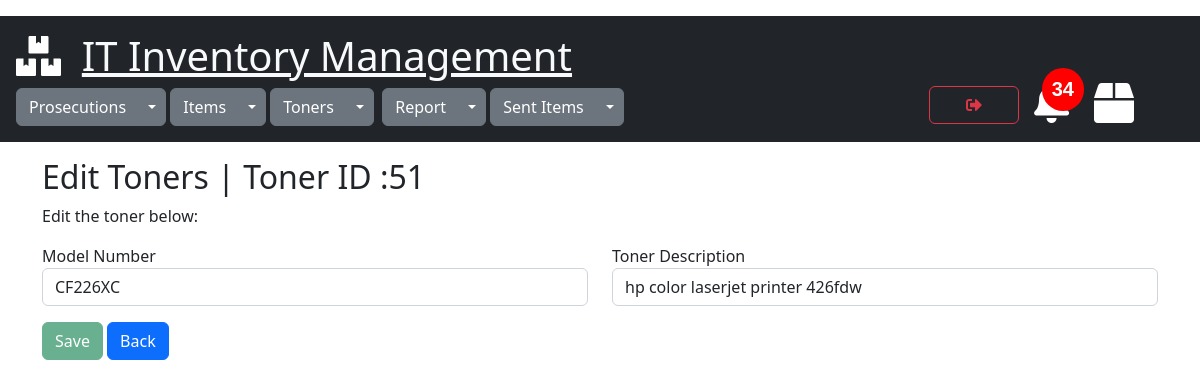
The page /toners/edit_toners_form/51 (signed in) on the database its author committed.
### toners/models.py (models this page shows)
class Toners(models.Model):
    toner_model = models.CharField(max_length=100,null=True)
    toner_printer = models.ForeignKey(Items,on_delete=models.CASCADE)
    total_qty = models.PositiveIntegerField(default=0,null=True)
    remaining_qty = models.PositiveIntegerField(default=0,null=True)
    created=models.DateTimeField(default=timezone.now)
    objects = models.Manager()

### items/models.py (models this page shows)
class Items(models.Model):
    model_no = models.CharField(max_length=300, null=True)
    description = models.CharField(max_length=500, null=True)
    total_qty = models.PositiveIntegerField(default=0, null=True)
    remaining_qty = models.PositiveIntegerField(default=0, null=True)
    created = models.DateTimeField(default=timezone.now)

### toners/views.py (the view)
# urls.py: path('edit_toners_form/<int:id>', views.edit_toners_form, name='edit_toners_form'),
@cache_control(no_cache=True, must_revalidate=True,no_store=True)
@login_required(login_url="login")
def edit_toners_form(request, id):
    items = Items.objects.all()
    toners = Toners.objects.get(id=id)
    data_calc_cart_total = calc_cart_total(request)
    cart_total = data_calc_cart_total['cart_total']
    data_calc_toner_stock_alert = calc_toner_stock_alert(request)
    toner_stock_alert = data_calc_toner_stock_alert['toner_stock_alert_count']
    toner_under_fifteen = data_calc_toner_stock_alert['tonerstock']
    context = {"total": cart_total,"toners": toners, "items": items,"toner_stock_alert":toner_stock_alert,"toner_under_fifteen":toner_under_fifteen}
    return render(request, 'edit_toners_form.html', context)

### sent_items/utils.py (called while the page is built)
def get_total_cart_items(items_in_cart):
    cartitem = CartItem.objects.filter(cart=items_in_cart)
    total = cartitem.count()
    return total

def calc_cart_total(request):
    customer, created = Customer.objects.get_or_create(user=request.user)
    cart, created = Cart.objects.get_or_create(customer=customer, complete=False)
    items_in_cart = cart.pk
    cart_total = get_total_cart_items(items_in_cart)
    return {'cart_total':cart_total,'user_cart':cart,'items_in_cart':items_in_cart}

### toners/utils.py (called while the page is built)
def calc_toner_stock_alert(request):
    tonerstock=Toners.objects.filter(remaining_qty__lte=15)
    toner_stock_alert_count=tonerstock.count()
    return {"toner_stock_alert_count":toner_stock_alert_count,"tonerstock":tonerstock }

### toners/templates/edit_toners_form.html (shortened to what this page needs)
{% extends 'mainpage.html' %}
{% block content %}
<div class="container">
    <h2>Edit Toners | Toner ID :{{ toners.id }}</h2>
    <p>Edit the toner below:</p>
    <form role="form" action="edit_toners_save" method="post">
        <div class="row">
            <div class="col">
                <label>Model Number</label>
                <input type="text" class="form-control" placeholder="Enter toner model" name="toner_model" id="toner_model"
                       value="{{toners.toner_model}}" >
            </div>
            <div class="col">
                <label>Toner Description</label>
                <select class="form-control" name="toner_printer" id="toner_printer" >
                    {% for item in items %}
                    <option value="{{item.id}}" {% if item.id == toners.toner_printer.id %} selected {% endif %} >
                        {{item.description}} {{item.model_no}}</option>
                    {% endfor %}
                </select>
            </div>
        </div>
        <button type="submit" class="btn btn-success mt-3 btn-action-ETF" disabled>Save</button>
        <a href="{% url 'view_toners' %}" id="btn-back" class="btn btn-primary mt-3">Back</a>
    </form>
</div>
{% endblock %}

### rows shown on the page
Toners: id "51", toner_model "CF226XC", toner_printer "hp color laserjet printer 426fdw"
